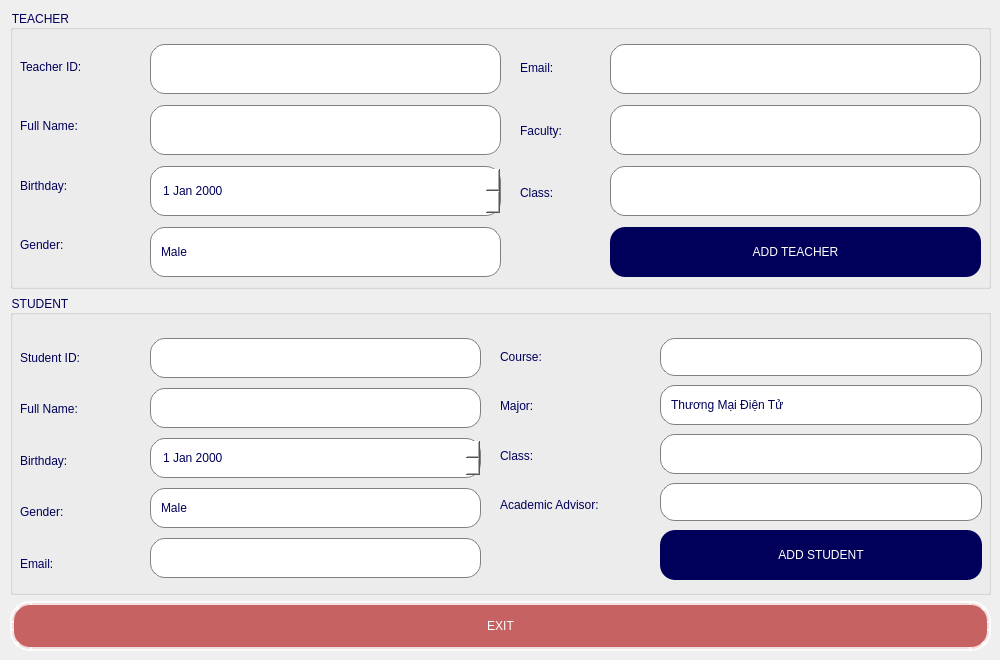
    <widget class="QWidget" name="tab_ManageAccounts">
     <attribute name="title">
      <string>CREATE ACCOUNTS</string>
     </attribute>
     <widget class="QWidget" name="verticalLayoutWidget">
      <property name="geometry">
       <rect>
        <x>10</x>
        <y>10</y>
        <width>981</width>
        <height>641</height>
       </rect>
      </property>
      <layout class="QVBoxLayout" name="verticalLayout">
       <item>
        <widget class="QGroupBox" name="groupBox_InfoTeacher">
         <property name="minimumSize">
          <size>
           <width>0</width>
           <height>0</height>
          </size>
         </property>
         <property name="maximumSize">
          <size>
           <width>16777215</width>
           <height>300</height>
          </size>
         </property>
         <property name="styleSheet">
          <string notr="true">font: 2000 12pt &quot;Arial&quot;;
color: rgb(0,0,90);</string>
         </property>
         <property name="title">
          <string>TEACHER</string>
         </property>
         <widget class="QWidget" name="verticalLayoutWidget_5">
          <property name="geometry">
           <rect>
            <x>140</x>
            <y>30</y>
            <width>351</width>
            <height>241</height>
           </rect>
          </property>
          <layout class="QVBoxLayout" name="verticalLayout_7">
           <property name="spacing">
            <number>7</number>
           </property>
           <item>
            <widget class="QLineEdit" name="lineEdit_TeaId">
             <property name="sizePolicy">
              <sizepolicy hsizetype="Expanding" vsizetype="Expanding">
               <horstretch>0</horstretch>
               <verstretch>0</verstretch>
              </sizepolicy>
             </property>
             <property name="maximumSize">
              <size>
               <width>16777215</width>
               <height>50</height>
              </size>
             </property>
             <property name="sizeIncrement">
              <size>
               <width>0</width>
               <height>10</height>
              </size>
             </property>
             <property name="styleSheet">
              <string notr="true">QLineEdit {
    border: 1px solid gray;
    border-radius: 15px; /* Bo góc */
    padding: 10px;
    font: 500 15px &quot;Cambria&quot;;
    background: white;
    padding-right: 20px; /* Chừa khoảng trống bên phải */
}</string>
             </property>
            </widget>
           </item>
           <item>
            <widget class="QLineEdit" name="lineEdit_TeaFullname">
             <property name="sizePolicy">
              <sizepolicy hsizetype="Expanding" vsizetype="Expanding">
               <horstretch>0</horstretch>
               <verstretch>0</verstretch>
              </sizepolicy>
             </property>
             <property name="maximumSize">
              <size>
               <width>16777215</width>
               <height>50</height>
              </size>
             </property>
             <property name="sizeIncrement">
              <size>
               <width>0</width>
               <height>10</height>
              </size>
             </property>
             <property name="styleSheet">
              <string notr="true">QLineEdit {
    border: 1px solid gray;
    border-radius: 15px; /* Bo góc */
    padding: 10px;
    font: 500 15px &quot;Cambria&quot;;
    background: white;
    padding-right: 20px; /* Chừa khoảng trống bên phải */
}</string>
             </property>
            </widget>
           </item>
           <item>
            <widget class="QDateEdit" name="dateEdit_TeaBir">
             <property name="sizePolicy">
              <sizepolicy hsizetype="Minimum" vsizetype="Expanding">
               <horstretch>0</horstretch>
               <verstretch>0</verstretch>
              </sizepolicy>
             </property>
             <property name="maximumSize">
              <size>
               <width>16777215</width>
               <height>50</height>
              </size>
             </property>
             <property name="sizeIncrement">
              <size>
               <width>0</width>
               <height>10</height>
              </size>
             </property>
             <property name="styleSheet">
              <string notr="true">QDateEdit {
    border: 1px solid gray;
    border-radius: 15px; /* Bo góc */
    padding: 10px;
    font: 500 15px &quot;Cambria&quot;;
    background: white;
    padding-right: 20px; /* Chừa khoảng trống bên phải */
}

QDateEdit::up-button {
    image: url(image/up-arrow.png);
    width: 10px;
    height: 12px;
    border: none;
    subcontrol-origin: padding;
    subcontrol-position: top right; /* Giữ vị trí */
    margin-right: 10px; /* Giảm khoảng cách */
    margin-top: 6px;
}

QDateEdit::down-button {
    image: url(image/down-arrow.png);
    width: 10px;
    height: 12px;
    border: none;
    subcontrol-origin: padding;
    subcontrol-position: bottom right; /* Giữ vị trí */
    margin-right: 10px; /* Giảm khoảng cách */
    margin-bottom: 6px;
}

QDateEdit::drop-down {
    border: none;
} 
</string>
             </property>
            </widget>
           </item>
           <item>
            <widget class="QComboBox" name="comboBox_TeaGender">
             <property name="sizePolicy">
              <sizepolicy hsizetype="Preferred" vsizetype="Expanding">
               <horstretch>0</horstretch>
               <verstretch>0</verstretch>
              </sizepolicy>
             </property>
             <property name="maximumSize">
              <size>
               <width>16777215</width>
               <height>50</height>
              </size>
             </property>
             <property name="sizeIncrement">
              <size>
               <width>0</width>
               <height>10</height>
              </size>
             </property>
             <property name="styleSheet">
              <string notr="true">QComboBox {
    border: 1px solid gray;
    border-radius: 15px; /* Bo tròn cả 4 góc */
    padding: 10px;
    font: 500 15px &quot;Cambria&quot;;
    background: white;
    padding-right: 30px; /* Chừa khoảng trống bên phải */
}

/* Ẩn nền của nút dropdown để bo góc phải */
QComboBox::drop-down {
    border: none;
    background: transparent; /* Để nền trong suốt */
    width: 25px;
    subcontrol-position: right center;
}

/* Tạo nền bo góc cho dropdown */
QComboBox::down-arrow {
    image: url(image/down-arrow.png);
    width: 10px;
    height: 12px;
    margin-right: 5px;
}
</string>
             </property>
             <item>
              <property name="text">
               <string>Male</string>
              </property>
             </item>
             <item>
              <property name="text">
               <string>Female</string>
              </property>
             </item>
            </widget>
           </item>
          </layout>
         </widget>
         <widget class="QWidget" name="verticalLayoutWidget_7">
          <property name="geometry">
           <rect>
            <x>10</x>
            <y>30</y>
            <width>121</width>
            <height>231</height>
           </rect>
          </property>
          <layout class="QVBoxLayout" name="verticalLayout_9">
           <property name="spacing">
            <number>7</number>
           </property>
           <item>
            <widget class="QLabel" name="label_8">
             <property name="styleSheet">
              <string notr="true">font: 1000 10pt &quot;Cambria&quot;;</string>
             </property>
             <property name="text">
              <string>Teacher ID:</string>
             </property>
            </widget>
           </item>
           <item>
            <widget class="QLabel" name="label_9">
             <property name="styleSheet">
              <string notr="true">font: 1000 10pt &quot;Cambria&quot;;</string>
             </property>
             <property name="text">
              <string>Full Name:</string>
             </property>
            </widget>
           </item>
           <item>
            <widget class="QLabel" name="label_10">
             <property name="styleSheet">
              <string notr="true">font: 1000 10pt &quot;Cambria&quot;;</string>
             </property>
             <property name="text">
              <string>Birthday:</string>
             </property>
            </widget>
           </item>
           <item>
            <widget class="QLabel" name="label_11">
             <property name="styleSheet">
              <string notr="true">font: 1000 10pt &quot;Cambria&quot;;</string>
             </property>
             <property name="text">
              <string>Gender:</string>
             </property>
            </widget>
           </item>
          </layout>
         </widget>
         <widget class="QWidget" name="verticalLayoutWidget_10">
          <property name="geometry">
           <rect>
            <x>510</x>
            <y>30</y>
            <width>81</width>
            <height>181</height>
           </rect>
          </property>
          <layout class="QVBoxLayout" name="verticalLayout_12">
           <property name="spacing">
            <number>7</number>
           </property>
           <item>
            <widget class="QLabel" name="label_18">
             <property name="styleSheet">
              <string notr="true">font: 1000 10pt &quot;Cambria&quot;;</string>
             </property>
             <property name="text">
              <string>Email:</string>
             </property>
            </widget>
           </item>
           <item>
            <widget class="QLabel" name="label_19">
             <property name="styleSheet">
              <string notr="true">font: 1000 10pt &quot;Cambria&quot;;</string>
             </property>
             <property name="text">
              <string>Faculty:</string>
             </property>
            </widget>
           </item>
           <item>
            <widget class="QLabel" name="label_20">
             <property name="styleSheet">
              <string notr="true">font: 1000 10pt &quot;Cambria&quot;;</string>
             </property>
             <property name="text">
              <string>Class:</string>
             </property>
            </widget>
           </item>
          </layout>
         </widget>
         <widget class="QWidget" name="verticalLayoutWidget_11">
          <property name="geometry">
           <rect>
            <x>600</x>
            <y>30</y>
            <width>371</width>
            <height>241</height>
           </rect>
          </property>
          <layout class="QVBoxLayout" name="verticalLayout_13">
           <property name="spacing">
            <number>7</number>
           </property>
           <item>
            <widget class="QLineEdit" name="lineEdit_TeaMail">
             <property name="sizePolicy">
              <sizepolicy hsizetype="Expanding" vsizetype="Expanding">
               <horstretch>0</horstretch>
               <verstretch>0</verstretch>
              </sizepolicy>
             </property>
             <property name="maximumSize">
              <size>
               <width>16777215</width>
               <height>50</height>
              </size>
             </property>
             <property name="sizeIncrement">
              <size>
               <width>0</width>
               <height>10</height>
              </size>
             </property>
             <property name="styleSheet">
              <string notr="true">QLineEdit {
    border: 1px solid gray;
    border-radius: 15px; /* Bo góc */
    padding: 10px;
    font: 500 15px &quot;Cambria&quot;;
    background: white;
    padding-right: 20px; /* Chừa khoảng trống bên phải */
}</string>
             </property>
            </widget>
           </item>
           <item>
            <widget class="QLineEdit" name="lineEdit_TeaFaculty">
             <property name="sizePolicy">
              <sizepolicy hsizetype="Expanding" vsizetype="Expanding">
               <horstretch>0</horstretch>
               <verstretch>0</verstretch>
              </sizepolicy>
             </property>
             <property name="maximumSize">
              <size>
               <width>16777215</width>
               <height>50</height>
              </size>
             </property>
             <property name="sizeIncrement">
              <size>
               <width>0</width>
               <height>10</height>
              </size>
             </property>
             <property name="styleSheet">
              <string notr="true">QLineEdit {
    border: 1px solid gray;
    border-radius: 15px; /* Bo góc */
    padding: 10px;
    font: 500 15px &quot;Cambria&quot;;
    background: white;
    padding-right: 20px; /* Chừa khoảng trống bên phải */
}</string>
             </property>
            </widget>
           </item>
           <item>
            <widget class="QLineEdit" name="lineEdit_TeaClass">
             <property name="sizePolicy">
              <sizepolicy hsizetype="Expanding" vsizetype="Expanding">
               <horstretch>0</horstretch>
               <verstretch>0</verstretch>
              </sizepolicy>
             </property>
             <property name="maximumSize">
              <size>
               <width>16777215</width>
               <height>50</height>
              </size>
             </property>
             <property name="sizeIncrement">
              <size>
               <width>0</width>
               <height>10</height>
              </size>
             </property>
             <property name="styleSheet">
              <string notr="true">QLineEdit {
    border: 1px solid gray;
    border-radius: 15px; /* Bo góc */
    padding: 10px;
    font: 500 15px &quot;Cambria&quot;;
    background: white;
    padding-right: 20px; /* Chừa khoảng trống bên phải */
}</string>
             </property>
            </widget>
           </item>
           <item>
            <widget class="QPushButton" name="pushButton_TeaAddInfo">
             <property name="minimumSize">
              <size>
               <width>0</width>
               <height>40</height>
              </size>
             </property>
             <property name="maximumSize">
              <size>
               <width>16777215</width>
               <height>50</height>
              </size>
             </property>
             <property name="styleSheet">
              <string notr="true">color: rgb(255, 255, 255);
border-radius: 15px;
background-color: rgb(0,0,90);
font: 2000 12pt &quot;Arial&quot;;</string>
             </property>
             <property name="text">
              <string>ADD TEACHER</string>
             </property>
            </widget>
           </item>
          </layout>
         </widget>
        </widget>
       </item>
       <item>
        <widget class="QGroupBox" name="groupBox_InfoStudent">
         <property name="minimumSize">
          <size>
           <width>0</width>
           <height>300</height>
          </size>
         </property>
         <property name="maximumSize">
          <size>
           <width>16777215</width>
           <height>500</height>
          </size>
         </property>
         <property name="styleSheet">
          <string notr="true">font: 2000 12pt &quot;Arial&quot;;
color: rgb(0,0,90);</string>
         </property>
         <property name="title">
          <string>STUDENT</string>
         </property>
         <widget class="QWidget" name="formLayoutWidget">
          <property name="geometry">
           <rect>
            <x>490</x>
            <y>40</y>
            <width>151</width>
            <height>191</height>
           </rect>
          </property>
          <layout class="QVBoxLayout" name="verticalLayout_4">
           <item>
            <widget class="QLabel" name="khAHCLabel">
             <property name="styleSheet">
              <string notr="true">font: 1000 10pt &quot;Cambria&quot;;</string>
             </property>
             <property name="text">
              <string>Course:</string>
             </property>
            </widget>
           </item>
           <item>
            <widget class="QLabel" name="ngNhLabel">
             <property name="styleSheet">
              <string notr="true">font: 1000 10pt &quot;Cambria&quot;;</string>
             </property>
             <property name="text">
              <string>Major:</string>
             </property>
            </widget>
           </item>
           <item>
            <widget class="QLabel" name="lPLabel">
             <property name="styleSheet">
              <string notr="true">font: 1000 10pt &quot;Cambria&quot;;</string>
             </property>
             <property name="text">
              <string>Class:</string>
             </property>
            </widget>
           </item>
           <item>
            <widget class="QLabel" name="cVNHCTPLabel">
             <property name="styleSheet">
              <string notr="true">font: 1000 10pt &quot;Cambria&quot;;</string>
             </property>
             <property name="text">
              <string>Academic Advisor:</string>
             </property>
            </widget>
           </item>
          </layout>
         </widget>
         <widget class="QWidget" name="verticalLayoutWidget_4">
          <property name="geometry">
           <rect>
            <x>140</x>
            <y>40</y>
            <width>331</width>
            <height>251</height>
           </rect>
          </property>
          <layout class="QVBoxLayout" name="verticalLayout_6">
           <property name="spacing">
            <number>7</number>
           </property>
           <item>
            <widget class="QLineEdit" name="lineEdit_StuId">
             <property name="maximumSize">
              <size>
               <width>16777215</width>
               <height>40</height>
              </size>
             </property>
             <property name="sizeIncrement">
              <size>
               <width>0</width>
               <height>10</height>
              </size>
             </property>
             <property name="styleSheet">
              <string notr="true">QLineEdit {
    border: 1px solid gray;
    border-radius: 15px; /* Bo góc */
    padding: 10px;
    font: 500 15px &quot;Cambria&quot;;
    background: white;
    padding-right: 20px; /* Chừa khoảng trống bên phải */
}</string>
             </property>
            </widget>
           </item>
           <item>
            <widget class="QLineEdit" name="lineEdit_StuFullname">
             <property name="maximumSize">
              <size>
               <width>16777215</width>
               <height>40</height>
              </size>
             </property>
             <property name="sizeIncrement">
              <size>
               <width>0</width>
               <height>10</height>
              </size>
             </property>
             <property name="styleSheet">
              <string notr="true">QLineEdit {
    border: 1px solid gray;
    border-radius: 15px; /* Bo góc */
    padding: 10px;
    font: 500 15px &quot;Cambria&quot;;
    background: white;
    padding-right: 20px; /* Chừa khoảng trống bên phải */
}</string>
             </property>
            </widget>
           </item>
           <item>
            <widget class="QDateEdit" name="dateEdit_StuBir">
             <property name="maximumSize">
              <size>
               <width>16777215</width>
               <height>40</height>
              </size>
             </property>
             <property name="sizeIncrement">
              <size>
               <width>0</width>
               <height>10</height>
              </size>
             </property>
             <property name="styleSheet">
              <string notr="true">QDateEdit {
    border: 1px solid gray;
    border-radius: 15px; /* Bo góc */
    padding: 10px;
    font: 500 15px &quot;Cambria&quot;;
    background: white;
    padding-right: 20px; /* Chừa khoảng trống bên phải */
}

QDateEdit::up-button {
    image: url(image/up-arrow.png);
    width: 10px;
    height: 12px;
    border: none;
    subcontrol-origin: padding;
    subcontrol-position: top right; /* Giữ vị trí */
    margin-right: 10px; /* Giảm khoảng cách */
    margin-top: 6px;
}

QDateEdit::down-button {
    image: url(image/down-arrow.png);
    width: 10px;
    height: 12px;
    border: none;
    subcontrol-origin: padding;
    subcontrol-position: bottom right; /* Giữ vị trí */
    margin-right: 10px; /* Giảm khoảng cách */
    margin-bottom: 6px;
}

QDateEdit::drop-down {
    border: none;
} 
</string>
             </property>
            </widget>
           </item>
           <item>
            <widget class="QComboBox" name="comboBox_StuGender">
             <property name="maximumSize">
              <size>
               <width>16777215</width>
               <height>40</height>
              </size>
             </property>
             <property name="sizeIncrement">
              <size>
               <width>0</width>
               <height>10</height>
              </size>
             </property>
             <property name="styleSheet">
              <string notr="true">QComboBox {
    border: 1px solid gray;
    border-radius: 15px; /* Bo tròn cả 4 góc */
    padding: 10px;
    font: 500 15px &quot;Cambria&quot;;
    background: white;
    padding-right: 30px; /* Chừa khoảng trống bên phải */
}

/* Ẩn nền của nút dropdown để bo góc phải */
QComboBox::drop-down {
    border: none;
    background: transparent; /* Để nền trong suốt */
    width: 25px;
    subcontrol-position: right center;
}

/* Tạo nền bo góc cho dropdown */
QComboBox::down-arrow {
    image: url(image/down-arrow.png);
    width: 10px;
    height: 12px;
    margin-right: 5px;
}
</string>
             </property>
             <item>
              <property name="text">
               <string>Male</string>
              </property>
             </item>
             <item>
              <property name="text">
               <string>Female</string>
              </property>
             </item>
            </widget>
           </item>
           <item>
            <widget class="QLineEdit" name="lineEdit_StuMail">
             <property name="maximumSize">
              <size>
               <width>16777215</width>
               <height>40</height>
              </size>
             </property>
             <property name="sizeIncrement">
              <size>
               <width>0</width>
               <height>10</height>
              </size>
             </property>
             <property name="styleSheet">
              <string notr="true">QLineEdit {
    border: 1px solid gray;
    border-radius: 15px; /* Bo góc */
    padding: 10px;
    font: 500 15px &quot;Cambria&quot;;
    background: white;
    padding-right: 20px; /* Chừa khoảng trống bên phải */
}</string>
             </property>
            </widget>
           </item>
          </layout>
         </widget>
         <widget class="QWidget" name="verticalLayoutWidget_6">
          <property name="geometry">
           <rect>
            <x>10</x>
            <y>40</y>
            <width>121</width>
            <height>251</height>
           </rect>
          </property>
          <layout class="QVBoxLayout" name="verticalLayout_8">
           <property name="spacing">
            <number>7</number>
           </property>
           <item>
            <widget class="QLabel" name="label_6">
             <property name="styleSheet">
              <string notr="true">font: 1000 10pt &quot;Cambria&quot;;</string>
             </property>
             <property name="text">
              <string>Student ID:</string>
             </property>
            </widget>
           </item>
           <item>
            <widget class="QLabel" name="label_5">
             <property name="styleSheet">
              <string notr="true">font: 1000 10pt &quot;Cambria&quot;;</string>
             </property>
             <property name="text">
              <string>Full Name:</string>
             </property>
            </widget>
           </item>
           <item>
            <widget class="QLabel" name="label_4">
             <property name="styleSheet">
              <string notr="true">font: 1000 10pt &quot;Cambria&quot;;</string>
             </property>
             <property name="text">
              <string>Birthday:</string>
             </property>
            </widget>
           </item>
           <item>
            <widget class="QLabel" name="label_7">
             <property name="styleSheet">
              <string notr="true">font: 1000 10pt &quot;Cambria&quot;;</string>
             </property>
             <property name="text">
              <string>Gender:</string>
             </property>
            </widget>
           </item>
           <item>
            <widget class="QLabel" name="label_3">
             <property name="styleSheet">
              <string notr="true">font: 1000 10pt &quot;Cambria&quot;;</string>
             </property>
             <property name="text">
              <string>Email:</string>
             </property>
            </widget>
           </item>
          </layout>
         </widget>
         <widget class="QWidget" name="verticalLayoutWidget_3">
          <property name="geometry">
           <rect>
            <x>650</x>
            <y>40</y>
            <width>322</width>
            <height>251</height>
           </rect>
          </property>
          <layout class="QVBoxLayout" name="verticalLayout_3">
           <item>
            <widget class="QLineEdit" name="LineEdit_StuCourse">
             <property name="styleSheet">
              <string notr="true">QLineEdit {
    border: 1px solid gray;
    border-radius: 15px; /* Bo góc */
    padding: 10px;
    font: 500 15px &quot;Cambria&quot;;
    background: white;
    padding-right: 20px; /* Chừa khoảng trống bên phải */
}</string>
             </property>
            </widget>
           </item>
           <item>
            <widget class="QComboBox" name="comboBox_StuMajor">
             <property name="maximumSize">
              <size>
               <width>16777215</width>
               <height>40</height>
              </size>
             </property>
             <property name="sizeIncrement">
              <size>
               <width>0</width>
               <height>10</height>
              </size>
             </property>
             <property name="styleSheet">
              <string notr="true">QComboBox {
    border: 1px solid gray;
    border-radius: 15px; /* Bo tròn cả 4 góc */
    padding: 10px;
    font: 500 15px &quot;Cambria&quot;;
    background: white;
    padding-right: 30px; /* Chừa khoảng trống bên phải */
}

/* Ẩn nền của nút dropdown để bo góc phải */
QComboBox::drop-down {
    border: none;
    background: transparent; /* Để nền trong suốt */
    width: 25px;
    subcontrol-position: right center;
}

/* Tạo nền bo góc cho dropdown */
QComboBox::down-arrow {
    image: url(image/down-arrow.png);
    width: 10px;
    height: 12px;
    margin-right: 5px;
}
</string>
             </property>
             <item>
              <property name="text">
               <string>Thương Mại Điện Tử</string>
              </property>
             </item>
             <item>
              <property name="text">
               <string>Thương Mại Điện Tử (tiếng anh)</string>
              </property>
             </item>
             <item>
              <property name="text">
               <string>Hệ Thống Thông Tin Quản Lý</string>
              </property>
             </item>
             <item>
              <property name="text">
               <string>Kinh Doanh Số và Trí Tuệ Nhân Tạo</string>
              </property>
             </item>
            </widget>
           </item>
           <item>
            <widget class="QComboBox" name="comboBox_StuClass">
             <property name="maximumSize">
              <size>
               <width>16777215</width>
               <height>40</height>
              </size>
             </property>
             <property name="sizeIncrement">
              <size>
               <width>0</width>
               <height>10</height>
              </size>
             </property>
             <property name="styleSheet">
              <string notr="true">QComboBox {
    border: 1px solid gray;
    border-radius: 15px; /* Bo tròn cả 4 góc */
    padding: 10px;
    font: 500 15px &quot;Cambria&quot;;
    background: white;
    padding-right: 30px; /* Chừa khoảng trống bên phải */
}

/* Ẩn nền của nút dropdown để bo góc phải */
QComboBox::drop-down {
    border: none;
    background: transparent; /* Để nền trong suốt */
    width: 25px;
    subcontrol-position: right center;
}

/* Tạo nền bo góc cho dropdown */
QComboBox::down-arrow {
    image: url(image/down-arrow.png);
    width: 10px;
    height: 12px;
    margin-right: 5px;
}
</string>
             </property>
            </widget>
           </item>
           <item>
            <widget class="QLineEdit" name="LineEdit_StuAdvisor">
             <property name="styleSheet">
              <string notr="true">QLineEdit {
    border: 1px solid gray;
    border-radius: 15px; /* Bo góc */
    padding: 10px;
    font: 500 15px &quot;Cambria&quot;;
    background: white;
    padding-right: 20px; /* Chừa khoảng trống bên phải */
}</string>
             </property>
            </widget>
           </item>
           <item>
            <widget class="QPushButton" name="pushButton_StuAddInfo">
             <property name="minimumSize">
              <size>
               <width>0</width>
               <height>40</height>
              </size>
             </property>
             <property name="maximumSize">
              <size>
               <width>16777215</width>
               <height>50</height>
              </size>
             </property>
             <property name="styleSheet">
              <string notr="true">color: rgb(255, 255, 255);
border-radius: 15px;
background-color: rgb(0,0,90);
font: 2000 12pt &quot;Arial&quot;;</string>
             </property>
             <property name="text">
              <string>ADD STUDENT</string>
             </property>
            </widget>
           </item>
          </layout>
         </widget>
        </widget>
       </item>
       <item>
        <widget class="QPushButton" name="pushButton_exit">
         <property name="maximumSize">
          <size>
           <width>16777215</width>
           <height>50</height>
          </size>
         </property>
         <property name="styleSheet">
          <string notr="true">QPushButton {
    font: 5000 16pt &quot;Arial&quot;; /* Font Arial Black, size 12 */
    background-color: rgba(170,0,0,150); /* Màu nền đỏ đậm */
    color: rgb(255,255,255); /* Màu chữ trắng */
    border-top-left-radius: 20px;
    border-bottom-left-radius: 20px;
    border-top-right-radius: 20px;
    border-bottom-right-radius: 20px;
    padding: 0px; /* Khoảng cách giữa chữ và viền */
    border: 4px solid rgba(255, 255,255, 200); /* Viền đỏ đậm */
    box-shadow: 3px 3px 8px rgba(0, 0, 0, 100); /* Đổ bóng */
}

QPushButton:hover {
    background-color: rgb(170,0,0); /* Màu sáng hơn khi hover */
	color: rgb(255,255,255);
}

QPushButton:pressed {
    background-color: rgb(112,0,0); /* Màu tối hơn khi nhấn */
	color: rgb(255,255,255);
    box-shadow: 1px 1px 5px rgba(0, 0, 0, 150); /* Giảm bóng khi nhấn */
}</string>
         </property>
         <property name="text">
          <string>EXIT</string>
         </property>
        </widget>
       </item>
      </layout>
     </widget>
    </widget>
